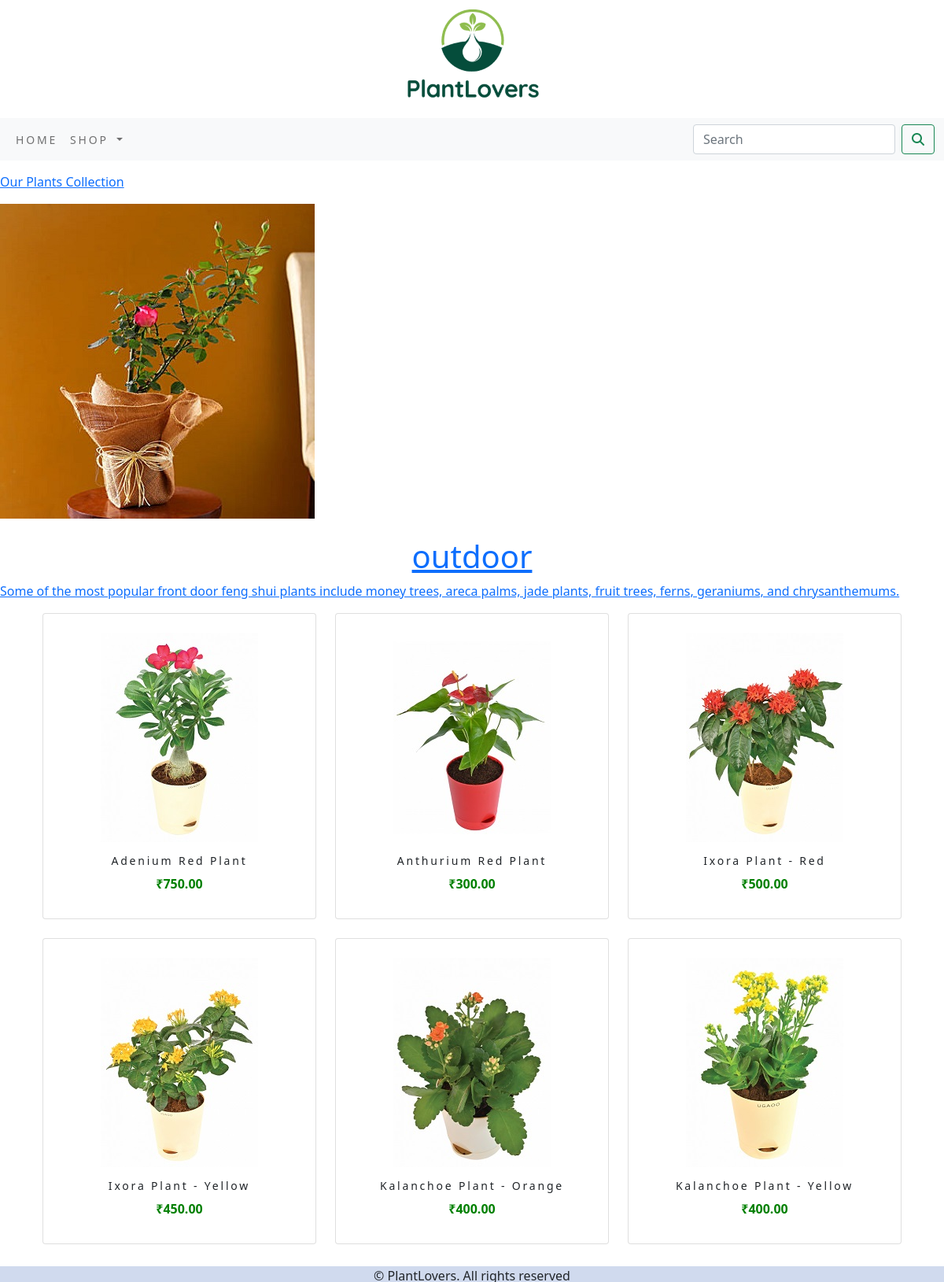
The page /shopapp/outdoor/ on the database its author committed.
### shopapp/models.py (models this page shows, shortened)
class Category(models.Model):
    name=models.CharField(max_length=250,unique=True)
    slug=models.SlugField(max_length=250,unique=True)
    description=models.TextField(blank=True)
    image=models.ImageField(upload_to='category',blank=True)
    class Meta:
        ordering=('name',)
        verbose_name='category'
        verbose_name_plural='categories'
    def get_url(self):
        return reverse('shopapp:products_by_category',args=[self.slug])

class Product(models.Model):
    name=models.CharField(max_length=250,unique=True)
    slug=models.SlugField(max_length=250,unique=True)
    description=models.TextField(blank=True)
    price=models.DecimalField(max_digits=10,decimal_places=2)
    category=models.ForeignKey(Category,on_delete=models.CASCADE)
    image=models.ImageField(upload_to='product',blank=True)
    stock=models.IntegerField()
    available=models.BooleanField(default=True)
    created=models.DateTimeField(auto_now_add=True)
    updated=models.DateTimeField(auto_now=True)
    def get_url(self):
        return reverse('shopapp:prodCatdetail',args=[self.category.slug,self.slug])
    class Meta:
        ordering=('name',)
        verbose_name='product'
        verbose_name_plural='products'

### shopapp/views.py (the view)
# urls.py: path('', views.allPodCat, name='allPodCat'),
def allPodCat(request,c_slug=None):
    c_page=None
    products_list=None
    if c_slug!=None:
        c_page=get_object_or_404(Category, slug=c_slug)
        products_list=Product.objects.all().filter(category=c_page,available=True)
    else:
        products_list=Product.objects.all().filter(available=True)
    paginator=Paginator(products_list,6)
    try:
        page=int(request.GET.get('page'))
    except:
        page=1
    try:
        products=paginator.get_page(page)
    except(EmptyPage,InvalidPage):
        products=paginator.page(paginator.num_pages)
    return render(request,"category.html",{'category':c_page,'products':products})

### cart/context_processors.py (called while the page is built)
def counter(request):
    item_count=0
    if 'admin'in request.path:
        return{}
    else:
        try:
            cart=Cart.objects.filter(cart_id=_cart_id(request))
            cart_items=CartItem.objects.all().filter(cart=cart[:1])
            for cart_item in cart_items:
                item_count +=cart_item.quantity
        except Cart.DoesNotExist:
            item_count=0
    return dict(item_count=item_count)

### cart/views.py (called while the page is built)
def _cart_id(request):
     cart=request.session.session_key
     if not cart:
          cart=request.session.create()
     return cart

### shopapp/context_processors.py (called while the page is built)
def menu_links(request):
    links=Category.objects.all()
    return dict(links=links)

### templates/category.html (shortened to what this page needs)
{% extends 'base.html' %}
{% load static %}
{% block content %}
{% if category %}
    <div class="row my_row_class">
        <div class="mx-auto">
            <p><a href="{% url 'shopapp:allPodCat' %}">Our  Plants Collection  </p>
        </div>
    </div>
{% endif %}
<div class="mx-auto">
    {% if category %}
       <img class="my_image" src="{{category.image.url}}" alt="{{category.name}}">
</div>
    <br>
<div>
      <h1 class="text-center my_title">{{category.name}}</h1
        <p class="text-justify">{{category.description}}</p>
</div>
    {% endif %}
<div class="container">
    <div class="card-deck">
    <div class="row mx-auto">
        {% for product in products.object_list %}
        <div class="my bottom margin col-9 col-lg-4 col-sm-6 mb-4 col-md-4 xol-lg-4">
            <div class="card text-center" style="min-width: 18rem;">
                <div class="card-block">
                    <a href="{{product.get_url}}"><img class = "card-img-top my_image"><img src="{{product.image.url}}" alt="{{product.name}}"></a>
                    <div class="card-body">
                        <h4>{{product.name}}</h4>
                        <p style="color:green;"><b>₹{{product.price}}</b></p>
                    </div>
                </div>
            </div>
        </div>
        {% endfor %}
    </div>
    </div>
</div>
{% endblock %}

### static/css/custom.css (style rules this page uses)
body { font-family: 'Open Sans', sans-serif; }
.my_row_class { padding-top:15px; }
.card-body h4 { font-size:14px; text_transform:uppercase; letter-spacing: .2em; }

### rows shown on the page
Category: image (picture), name "outdoor", description "Some of the most popular front door feng shui plants include money trees, areca palms, jade plants, fruit trees, ferns, geraniums, and chrysanthemums."
Product: image (picture), name "Adenium Red Plant", price "750.00"
Product: image (picture), name "Anthurium Red Plant", price "300.00"
Product: image (picture), name "Ixora Plant - Red", price "500.00"
Product: image (picture), name "Ixora Plant - Yellow", price "450.00"
Product: image (picture), name "Kalanchoe Plant - Orange", price "400.00"
Product: image (picture), name "Kalanchoe Plant - Yellow", price "400.00"
